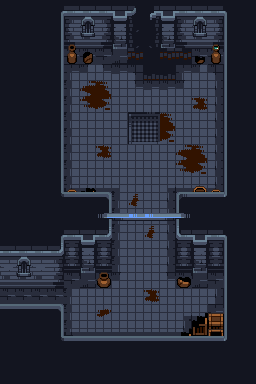

This is a level from a 2D game, rendered from its Tiled map with the project's own tilesets. A one-line summary and the complete map file follow:
An orthogonal 16x24 tile map with 16x16 px tiles, 4 tile layers (floors, holes, blocks, detail 1), 3 tilesets and 6 objects (3x spawners, 2x 1, chest).

<map version="1.10" tiledversion="1.12.0" orientation="orthogonal" renderorder="right-down" width="16" height="24" tilewidth="16" tileheight="16" infinite="0" nextlayerid="10" nextobjectid="9">
 <editorsettings>
  <export format="csv" />
 </editorsettings>
 <tileset firstgid="1" source="../../assets/tilesets/tileset_0.tsx" />
 <tileset firstgid="61" source="../../assets/tilesets/tileset_1.tsx" />
 <tileset firstgid="133" source="../../assets/tilesets/tileset_2.tsx" />
 <layer id="4" name="floors" width="16" height="24">
  <data encoding="csv">
0,0,0,0,0,0,0,0,0,0,0,0,0,0,0,0,
0,0,0,0,0,0,0,0,0,0,0,0,0,0,0,0,
0,0,0,0,0,0,0,0,0,0,0,0,0,0,0,0,
0,0,0,0,61,61,61,1073741899,0,0,0,0,61,61,0,0,
0,0,0,0,74,91,89,75,76,0,0,74,91,76,0,0,
0,0,0,0,83,113,114,84,89,90,90,91,84,85,0,0,
0,0,0,0,83,122,123,84,84,84,84,84,130,85,0,0,
0,0,0,0,83,84,84,84,111,112,114,84,84,85,0,0,
0,0,0,0,83,84,84,84,120,121,123,84,84,85,0,0,
0,0,0,0,83,84,130,84,84,84,84,113,114,85,0,0,
0,0,0,0,83,84,84,84,84,84,84,122,123,85,0,0,
0,0,0,0,92,93,93,73,84,84,71,93,93,94,0,0,
0,0,0,0,0,0,81,82,132,84,80,81,0,0,0,0,
0,0,0,0,0,0,0,82,84,84,80,94,0,0,0,0,
0,0,0,0,0,0,0,82,84,132,80,94,0,0,0,0,
0,0,0,0,0,0,0,82,84,84,80,94,0,0,0,0,
0,0,0,0,84,0,0,82,84,84,80,0,0,0,0,0,
0,0,0,0,61,1073741899,61,91,84,84,89,61,1073741899,61,0,0,
61,61,61,61,82,84,84,84,84,130,84,84,84,85,0,0,
0,0,0,61,83,84,131,84,84,84,84,71,93,74,0,0,
0,0,0,0,92,93,93,93,93,93,93,94,93,94,0,0,
0,0,0,0,0,0,0,0,0,0,0,0,0,0,0,0,
0,0,0,0,0,0,0,0,0,0,0,0,0,0,0,0,
0,0,0,0,0,0,0,0,0,0,0,0,0,0,0,0
</data>
 </layer>
 <layer id="5" name="holes" width="16" height="24">
  <data encoding="csv">
0,0,0,0,0,0,0,0,0,0,0,0,0,0,0,0,
0,0,0,0,0,0,0,0,0,0,0,0,0,0,0,0,
0,0,0,0,0,0,0,0,0,0,0,0,0,0,0,0,
0,0,0,0,0,0,0,0,259,81,258,259,0,0,0,0,
0,0,0,0,0,0,0,0,0,273,274,0,0,0,0,0,
0,0,0,0,0,0,0,0,0,0,0,0,0,0,0,0,
0,0,0,0,0,0,0,0,0,0,0,0,0,0,0,0,
0,0,0,0,0,0,0,0,0,0,0,0,0,0,0,0,
0,0,0,0,0,0,0,0,0,0,0,0,0,0,0,0,
0,0,0,0,0,0,0,0,0,0,0,0,0,0,0,0,
0,0,0,0,0,0,0,0,0,0,0,0,0,0,0,0,
0,0,0,0,0,0,0,0,0,0,0,0,0,0,0,0,
0,0,0,0,0,0,0,0,0,0,0,0,0,0,0,0,
0,0,0,0,0,0,0,0,0,0,0,0,0,0,0,0,
0,0,0,0,0,0,0,0,0,0,0,0,0,0,0,0,
0,0,0,0,0,0,0,0,0,0,0,0,0,0,0,0,
0,0,0,0,0,0,0,0,0,0,0,0,0,0,0,0,
0,0,0,0,0,0,0,0,0,0,0,0,0,0,0,0,
0,0,0,0,0,0,0,0,0,0,0,0,0,0,0,0,
0,0,0,0,0,0,0,0,0,0,0,0,0,0,0,0,
0,0,0,0,0,0,0,0,0,0,0,0,0,0,0,0,
0,0,0,0,0,0,0,0,0,0,0,0,0,0,0,0,
0,0,0,0,0,0,0,0,0,0,0,0,0,0,0,0,
0,0,0,0,0,0,0,0,0,0,0,0,0,0,0,0
</data>
 </layer>
 <layer id="1" name="blocks" width="16" height="24">
  <data encoding="csv">
81,81,81,10,24,24,24,29,260,261,29,24,24,24,2147483658,81,
81,81,81,20,36,37,38,39,275,276,39,36,37,38,2147483668,81,
81,81,81,20,46,47,48,49,275,2147483923,49,46,47,48,2147483668,81,
81,81,81,20,242,257,0,59,0,0,0,0,272,212,2147483668,81,
81,81,81,20,0,0,0,0,0,0,0,0,0,0,2147483668,81,
81,81,81,20,0,0,0,0,0,0,0,0,0,0,2147483668,81,
81,81,81,20,0,0,0,0,0,0,0,0,0,0,2147483668,81,
81,81,81,20,0,0,0,0,0,0,0,0,0,0,2147483668,81,
81,81,81,20,0,0,0,0,0,0,0,0,0,0,2147483668,81,
81,81,81,20,0,0,0,0,0,0,0,0,0,0,2147483668,81,
81,81,81,20,0,0,0,0,0,0,0,0,0,0,2147483668,81,
81,81,81,20,0,0,0,0,0,0,0,0,0,0,2147483668,81,
81,81,81,30,8,8,15,0,0,0,0,13,8,8,3221225482,81,
81,81,81,81,81,81,97,0,0,0,0,101,81,81,81,81,
81,81,81,10,27,29,25,0,0,0,0,23,29,24,2147483658,81,
24,24,24,25,262,39,262,0,0,0,0,262,39,262,2147483668,81,
37,37,37,38,277,49,277,0,0,0,0,277,49,277,2147483668,81,
47,47,47,48,0,59,241,0,0,0,0,256,59,0,2147483668,81,
0,0,0,0,0,0,0,0,0,0,0,0,0,0,2147483668,81,
8,8,8,15,0,0,0,0,0,0,0,0,0,0,2147483668,81,
81,81,81,20,0,0,0,0,0,0,0,0,239,209,2147483668,81,
81,81,81,30,8,8,8,8,8,8,8,8,8,8,3221225482,81,
81,81,81,81,81,81,81,81,81,81,81,81,81,81,81,81,
81,81,81,81,81,81,81,81,81,81,81,81,81,81,81,81
</data>
 </layer>
 <layer id="3" name="detail 1" width="16" height="24">
  <data encoding="csv">
0,0,0,0,0,0,0,0,0,0,0,0,0,0,0,0,
0,0,0,0,0,174,0,0,0,0,0,0,174,0,0,0,
0,0,0,0,227,189,0,0,0,0,0,0,189,197,0,0,
0,0,0,0,0,0,0,0,0,0,0,0,0,0,0,0,
0,0,0,0,0,0,0,0,0,0,0,0,0,0,0,0,
0,0,0,0,0,0,0,0,0,0,0,0,0,0,0,0,
0,0,0,0,0,0,0,0,0,0,0,0,0,0,0,0,
0,0,0,0,0,0,0,0,0,0,0,0,0,0,0,0,
0,0,0,0,0,0,0,0,0,0,0,0,0,0,0,0,
0,0,0,0,0,0,0,0,0,0,0,0,0,0,0,0,
0,0,0,0,0,0,0,0,0,0,0,0,0,0,0,0,
0,0,0,0,136,225,0,0,0,0,0,0,195,137,0,0,
0,0,0,0,0,0,0,0,0,0,0,0,0,0,0,0,
0,0,0,0,0,0,0,98,99,99,100,0,0,0,0,0,
0,0,0,0,0,0,0,0,0,0,0,0,0,0,0,0,
0,0,0,0,0,0,0,0,0,0,0,0,0,0,0,0,
0,174,0,0,0,0,0,0,0,0,0,0,0,0,0,0,
0,189,0,0,0,0,0,0,0,0,0,0,0,0,0,0,
0,0,0,0,0,0,0,0,0,0,0,0,0,0,0,0,
0,0,0,0,0,0,0,0,0,0,0,0,224,194,0,0,
0,0,0,0,0,0,0,0,0,0,0,224,0,193,0,0,
0,0,0,0,0,0,0,0,0,0,0,0,0,0,0,0,
0,0,0,0,0,0,0,0,0,0,0,0,0,0,0,0,
0,0,0,0,0,0,0,0,0,0,0,0,0,0,0,0
</data>
 </layer>
 <objectgroup id="2" name="entries">
  <object id="1" name="1" x="4.27273" y="288.091">
   <point />
  </object>
 </objectgroup>
 <objectgroup id="8" name="spawners">
  <object id="5" name="spawners" x="160" y="301.182" width="7.1515" height="8.1515">
   <properties>
    <property name="count" type="int" value="1" />
   </properties>
  </object>
  <object id="6" name="spawners" x="84.4242" y="98.4242" width="113.818" height="34.8182">
   <properties>
    <property name="count" type="int" value="5" />
    <property name="enemy_type" value="enemy, mage" />
   </properties>
  </object>
  <object id="8" name="spawners" x="123.5" y="144" width="39" height="17.25">
   <properties>
    <property name="count" type="int" value="2" />
    <property name="enemy_type" value="tank" />
   </properties>
  </object>
 </objectgroup>
 <objectgroup id="9" name="interactables">
  <object id="7" name="chest" x="127.375" y="64.5" width="16" height="16" />
 </objectgroup>
 <objectgroup id="7" name="exits">
  <object id="3" name="1" x="-54.6732" y="232.557" width="54.6667" height="110" />
 </objectgroup>
</map>
